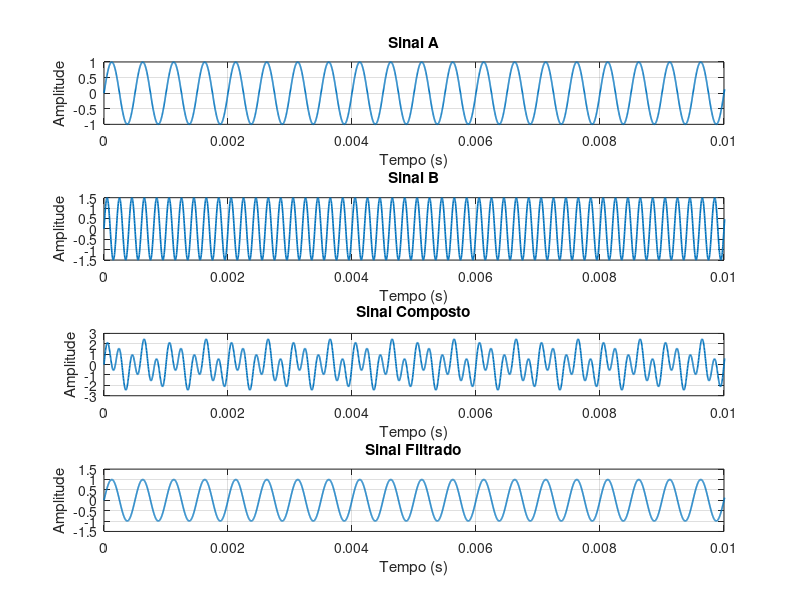
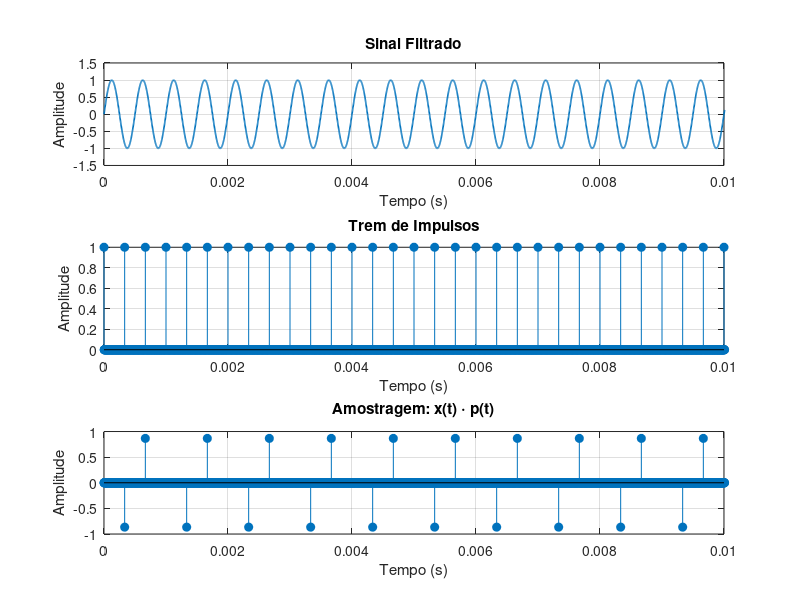
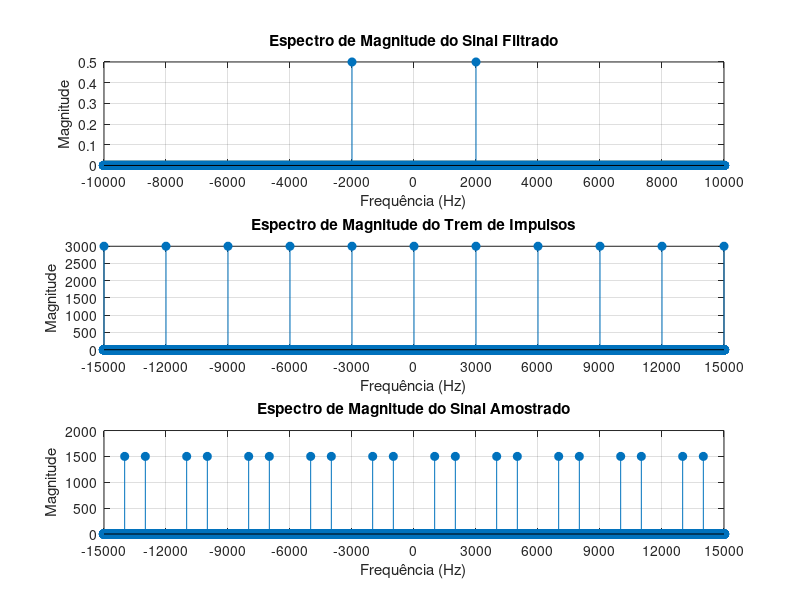
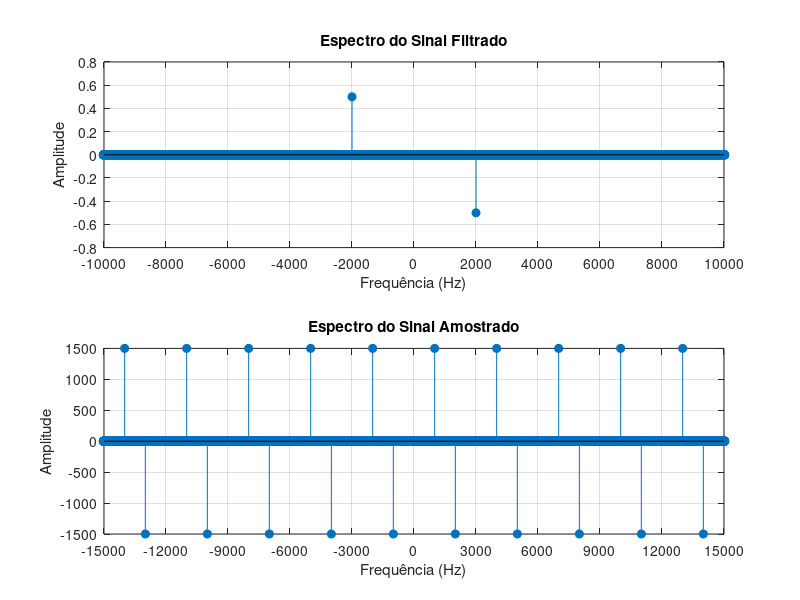

The MATLAB source for these figures, in order:
clear;
clc;
close all;

pkg load signal;

f1 = 2e3;%Frequencia da senoide a ser amostrada
f2 = 5e3;%Frequencia da senoide do impulso na frequencia
A1 = 1.0;%Amplitude da senoide a ser amostrada
A2 = 1.5;%Amplitude da senoide do impulso na frequencia

fs = 3e3; %Frequencia de amostragem
Ts = 1/fs; %Periodo de amostragem
fAnalog = 360e3; %Frequencia da grade computacional
Ta = 1/fAnalog;%Frequencia da grade computacional
tempoTotal = 1;%Tempo total de simulação
t = 0:Ta:tempoTotal-Ta;%Grade computacional
nPAnalog = length(t);%Total de pontos da grade
fCorte = 3e3; %Frequencia de corte do filtro passa baixas anti aliasing

sinalA = A1*sin(2*pi*f1*t);%Sinal a ser amostrado
sinalB = A2*sin(2*pi*f2*t);%Sinal que fornece o impulso em frequencia
sinalComposto = sinalA + sinalB;

%Emulando um filtro ideal criando uma grade no modelo da computacional
filtroIdeal = zeros(1,nPAnalog);

for i = 1:nPAnalog
    fAtual = (i-1)*(fAnalog/nPAnalog);

    if fAtual <= fCorte || fAtual >= (fAnalog-fCorte)
        filtroIdeal(i) = 1;
    else
        filtroIdeal(i) = 0;
    end
end

sinalCompostoFFT = fft(sinalComposto);%Jogando na frequencia para retirar o espectro da segunda senoide
sinalFiltradoFFT = sinalCompostoFFT .* filtroIdeal;%Filtro no tempo pra retirar o espectro da segunda senoide
sinalFiltrado = real(ifft(sinalFiltradoFFT));%Volto pro dominio do tempo pra ter o meu sinal filtrado e no tempo

figure;

subplot(4,1,1);
plot(t,sinalA,'LineWidth',1.2);
grid on;
xlabel('Tempo (s)');
ylabel('Amplitude');
title('Sinal A');
xlim([0 0.01]);

subplot(4,1,2);
plot(t,sinalB,'LineWidth',1.2);
grid on;
xlabel('Tempo (s)');
ylabel('Amplitude');
title('Sinal B');
xlim([0 0.01]);

subplot(4,1,3);
plot(t,sinalComposto,'LineWidth',1.2);
grid on;
xlabel('Tempo (s)');
ylabel('Amplitude');
title('Sinal Composto');
xlim([0 0.01]);

subplot(4,1,4);
plot(t,sinalFiltrado,'LineWidth',1.2);
grid on;
xlabel('Tempo (s)');
ylabel('Amplitude');
title('Sinal Filtrado');
xlim([0 0.01]);

kPasso = round(fAnalog / fs);

tremImpulsos = zeros(1,nPAnalog);%Grade computacional do trem de impulsos
tremImpulsos(1:kPasso:end) = 1;%Faço a área dele tender a 1 discretamente

sinalAmostrado = sinalFiltrado .* tremImpulsos;%Amostrando o sinal x(t).s(t)

figure;

subplot(3,1,1);
plot(t,sinalFiltrado,'LineWidth',1.2);
grid on;
xlabel('Tempo (s)');
ylabel('Amplitude');
title('Sinal Filtrado');
xlim([0 0.01]);

subplot(3,1,2);
stem(t,tremImpulsos,'filled');
grid on;
xlabel('Tempo (s)');
ylabel('Amplitude');
title('Trem de Impulsos');
xlim([0 0.01]);

subplot(3,1,3);
stem(t,sinalAmostrado,'filled');
grid on;
xlabel('Tempo (s)');
ylabel('Amplitude');
title('Amostragem: x(t) \cdot p(t)');
xlim([0 0.01]);

hold off;

f = (-nPAnalog/2:nPAnalog/2-1)*(fAnalog/nPAnalog);%Criando a grade computacional da frequencia

sinalFiltradoFFT_plot = fftshift(fft(sinalFiltrado))/nPAnalog;
tremImpulsosFFT_plot = (fftshift(fft(tremImpulsos))/nPAnalog) * fAnalog;
sinalAmostradoFFT_plot = (fftshift(fft(sinalAmostrado))/nPAnalog) * fAnalog;

figure;

subplot(3,1,1);
stem(f,abs(sinalFiltradoFFT_plot),'filled');
grid on;
xlabel('Frequência (Hz)');
ylabel('Magnitude');
title('Espectro de Magnitude do Sinal Filtrado');
xlim([-10000 10000]);
xticks(-10000:2000:10000);

subplot(3,1,2);
stem(f,abs(tremImpulsosFFT_plot),'filled');
grid on;
xlabel('Frequência (Hz)');
ylabel('Magnitude');
title('Espectro de Magnitude do Trem de Impulsos');
xlim([-5*fs 5*fs]);
xticks(-5*fs : fs : 5*fs);

subplot(3,1,3);
stem(f,abs(sinalAmostradoFFT_plot),'filled');
grid on;
xlabel('Frequência (Hz)');
ylabel('Magnitude');
title('Espectro de Magnitude do Sinal Amostrado');
xlim([-5*fs 5*fs]);
xticks(-5*fs : fs : 5*fs);

figure;

subplot(2,1,1);
stem(f,imag(sinalFiltradoFFT_plot),'filled');
grid on;
xlabel('Frequência (Hz)');
ylabel('Amplitude');
title('Espectro do Sinal Filtrado');
xlim([-10000 10000]);
xticks(-10000:2000:10000);

subplot(2,1,2);
stem(f,imag(sinalAmostradoFFT_plot),'filled');
grid on;
xlabel('Frequência (Hz)');
ylabel('Amplitude');
title('Espectro do Sinal Amostrado');
xlim([-5*fs 5*fs]);
xticks(-5*fs : fs : 5*fs);

fCorteReconstrucao = fs/2;
filtroReconstrucao = zeros(1,nPAnalog);

for i = 1:nPAnalog
    fAtual = (i-1)*(fAnalog/nPAnalog);
    if fAtual <= fCorteReconstrucao || fAtual >= (fAnalog-fCorteReconstrucao)
        filtroReconstrucao(i) = 1;
    else
        filtroReconstrucao(i) = 0;
    end
end

sinalReconstruidoFFT = fft(sinalAmostrado) .* filtroReconstrucao * kPasso;
sinalReconstruido = real(ifft(sinalReconstruidoFFT));

filtroReconstrucaoPlot = fftshift(filtroReconstrucao);
sinalReconstruidoFFT_plot = fftshift(sinalReconstruidoFFT)/nPAnalog;

figure;

subplot(4,1,1);
stem(f,imag(sinalAmostradoFFT_plot),'filled');
grid on;
xlabel('Frequência (Hz)');
ylabel('Amplitude');
title('Espectro do Sinal Amostrado');
xlim([-5*fs 5*fs]);
xticks(-5*fs : fs : 5*fs);

subplot(4,1,2);
plot(f,filtroReconstrucaoPlot,'LineWidth',2,'Color','r');
grid on;
xlabel('Frequência (Hz)');
ylabel('Ganho');
title('Filtro Ideal de Reconstrução');
xlim([-5*fs 5*fs]);
xticks(-5*fs : fs : 5*fs);
ylim([-0.2 1.2]);

subplot(4,1,3);
stem(f,imag(sinalReconstruidoFFT_plot),'filled');
grid on;
xlabel('Frequência (Hz)');
ylabel('Amplitude');
title('Espectro do Sinal Reconstruído');
xlim([-5*fs 5*fs]);
xticks(-5*fs : fs : 5*fs);

subplot(4,1,4);
plot(t, sinalFiltrado, 'LineWidth', 2, 'DisplayName', 'Sinal Filtrado');
hold on;
plot(t, sinalReconstruido, '--', 'LineWidth', 2, 'DisplayName', 'Sinal Reconstruído');
grid on;
xlabel('Tempo (s)');
ylabel('Amplitude');
title('Comparação: Sinal Filtrado vs Sinal Reconstruído');
xlim([0 0.01]);
legend('Location', 'northeast');
hold off;
